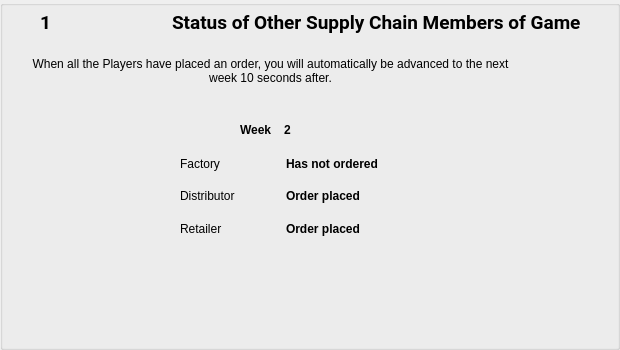
     <widget class="QGroupBox" name="groupBox_14">
      <property name="geometry">
       <rect>
        <x>42</x>
        <y>368</y>
        <width>620</width>
        <height>350</height>
       </rect>
      </property>
      <property name="styleSheet">
       <string notr="true"/>
      </property>
      <property name="title">
       <string/>
      </property>
      <widget class="QLabel" name="label_482">
       <property name="geometry">
        <rect>
         <x>20</x>
         <y>50</y>
         <width>501</width>
         <height>41</height>
        </rect>
       </property>
       <property name="text">
        <string>When all the Players have placed an order, you will automatically be advanced to the next week 10 seconds after.</string>
       </property>
       <property name="alignment">
        <set>Qt::AlignCenter</set>
       </property>
       <property name="wordWrap">
        <bool>true</bool>
       </property>
      </widget>
      <widget class="QWidget" name="layoutWidget_119">
       <property name="geometry">
        <rect>
         <x>180</x>
         <y>150</y>
         <width>205</width>
         <height>92</height>
        </rect>
       </property>
       <layout class="QHBoxLayout" name="horizontalLayout_168">
        <item>
         <layout class="QVBoxLayout" name="verticalLayout_72">
          <item>
           <widget class="QLabel" name="label_483">
            <property name="text">
             <string>Factory</string>
            </property>
           </widget>
          </item>
          <item>
           <widget class="QLabel" name="label_484">
            <property name="text">
             <string>Distributor</string>
            </property>
           </widget>
          </item>
          <item>
           <widget class="QLabel" name="label_486">
            <property name="text">
             <string>Retailer</string>
            </property>
           </widget>
          </item>
         </layout>
        </item>
        <item>
         <layout class="QVBoxLayout" name="verticalLayout_73">
          <item>
           <widget class="QLabel" name="label_487">
            <property name="font">
             <font>
              <weight>75</weight>
              <bold>true</bold>
             </font>
            </property>
            <property name="text">
             <string>Has not ordered</string>
            </property>
           </widget>
          </item>
          <item>
           <widget class="QLabel" name="label_488">
            <property name="font">
             <font>
              <weight>75</weight>
              <italic>false</italic>
              <bold>true</bold>
             </font>
            </property>
            <property name="text">
             <string>Order placed</string>
            </property>
           </widget>
          </item>
          <item>
           <widget class="QLabel" name="label_490">
            <property name="font">
             <font>
              <weight>75</weight>
              <bold>true</bold>
             </font>
            </property>
            <property name="text">
             <string>Order placed</string>
            </property>
           </widget>
          </item>
         </layout>
        </item>
       </layout>
      </widget>
      <widget class="QWidget" name="layoutWidget_120">
       <property name="geometry">
        <rect>
         <x>240</x>
         <y>120</y>
         <width>57</width>
         <height>19</height>
        </rect>
       </property>
       <layout class="QHBoxLayout" name="horizontalLayout_169">
        <item>
         <widget class="QLabel" name="label_491">
          <property name="font">
           <font>
            <weight>75</weight>
            <bold>true</bold>
           </font>
          </property>
          <property name="text">
           <string>Week</string>
          </property>
         </widget>
        </item>
        <item>
         <widget class="QLabel" name="label_492">
          <property name="font">
           <font>
            <weight>75</weight>
            <bold>true</bold>
           </font>
          </property>
          <property name="text">
           <string>2</string>
          </property>
          <property name="alignment">
           <set>Qt::AlignCenter</set>
          </property>
         </widget>
        </item>
       </layout>
      </widget>
      <widget class="QWidget" name="layoutWidget_121">
       <property name="geometry">
        <rect>
         <x>40</x>
         <y>10</y>
         <width>541</width>
         <height>25</height>
        </rect>
       </property>
       <layout class="QHBoxLayout" name="horizontalLayout_170">
        <item>
         <widget class="QLabel" name="label_493">
          <property name="font">
           <font>
            <family>Roboto</family>
            <pointsize>14</pointsize>
            <weight>75</weight>
            <bold>true</bold>
           </font>
          </property>
          <property name="text">
           <string>1</string>
          </property>
          <property name="alignment">
           <set>Qt::AlignLeading|Qt::AlignLeft|Qt::AlignVCenter</set>
          </property>
         </widget>
        </item>
        <item>
         <widget class="QLabel" name="label_494">
          <property name="font">
           <font>
            <family>Roboto</family>
            <pointsize>14</pointsize>
            <weight>75</weight>
            <bold>true</bold>
           </font>
          </property>
          <property name="text">
           <string>Status of Other Supply Chain Members of Game</string>
          </property>
         </widget>
        </item>
       </layout>
      </widget>
     </widget>
